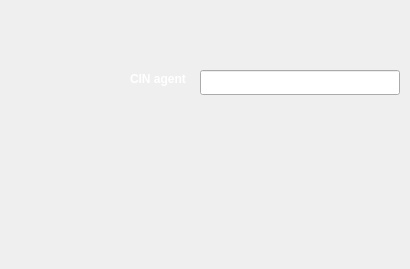
    <widget class="QWidget" name="page_12">
     <widget class="QLineEdit" name="lineEdit_cin_agent">
      <property name="geometry">
       <rect>
        <x>200</x>
        <y>70</y>
        <width>200</width>
        <height>25</height>
       </rect>
      </property>
     </widget>
     <widget class="QPushButton" name="SupprimerID_6">
      <property name="geometry">
       <rect>
        <x>330</x>
        <y>130</y>
        <width>71</width>
        <height>23</height>
       </rect>
      </property>
      <property name="styleSheet">
       <string notr="true">QPushButton {
            color: white;
            border-image: url(:/img/supp.png) 3 10 3 10;
            border-top: 3px transparent;
            border-bottom: 3px transparent;
            border-right: 10px transparent;
            border-left: 10px transparent;
        }</string>
      </property>
      <property name="text">
       <string/>
      </property>
     </widget>
     <widget class="QPushButton" name="Sretour_6">
      <property name="geometry">
       <rect>
        <x>120</x>
        <y>210</y>
        <width>50</width>
        <height>50</height>
       </rect>
      </property>
      <property name="styleSheet">
       <string notr="true">QPushButton {
            color: white;
            border-image: url(:/img/fleche.png) 3 10 3 10;
            border-top: 3px transparent;
            border-bottom: 3px transparent;
            border-right: 10px transparent;
            border-left: 10px transparent;
        }</string>
      </property>
      <property name="text">
       <string/>
      </property>
     </widget>
     <widget class="QPushButton" name="ModifierID_9">
      <property name="geometry">
       <rect>
        <x>200</x>
        <y>130</y>
        <width>71</width>
        <height>23</height>
       </rect>
      </property>
      <property name="styleSheet">
       <string notr="true">QPushButton {
            color: white;
            border-image: url(:/img/modifier.png) 3 10 3 10;
            border-top: 3px transparent;
            border-bottom: 3px transparent;
            border-right: 10px transparent;
            border-left: 10px transparent;
        }</string>
      </property>
      <property name="text">
       <string/>
      </property>
     </widget>
     <widget class="QLabel" name="Donner_ID_6">
      <property name="geometry">
       <rect>
        <x>130</x>
        <y>60</y>
        <width>71</width>
        <height>39</height>
       </rect>
      </property>
      <property name="minimumSize">
       <size>
        <width>7</width>
        <height>0</height>
       </size>
      </property>
      <property name="text">
       <string>&lt;html&gt;&lt;head/&gt;&lt;body&gt;&lt;p&gt;&lt;span style=&quot; font-weight:600; color:#ffffff;&quot;&gt;CIN agent&lt;/span&gt;&lt;/p&gt;&lt;/body&gt;&lt;/html&gt;</string>
      </property>
     </widget>
    </widget>
